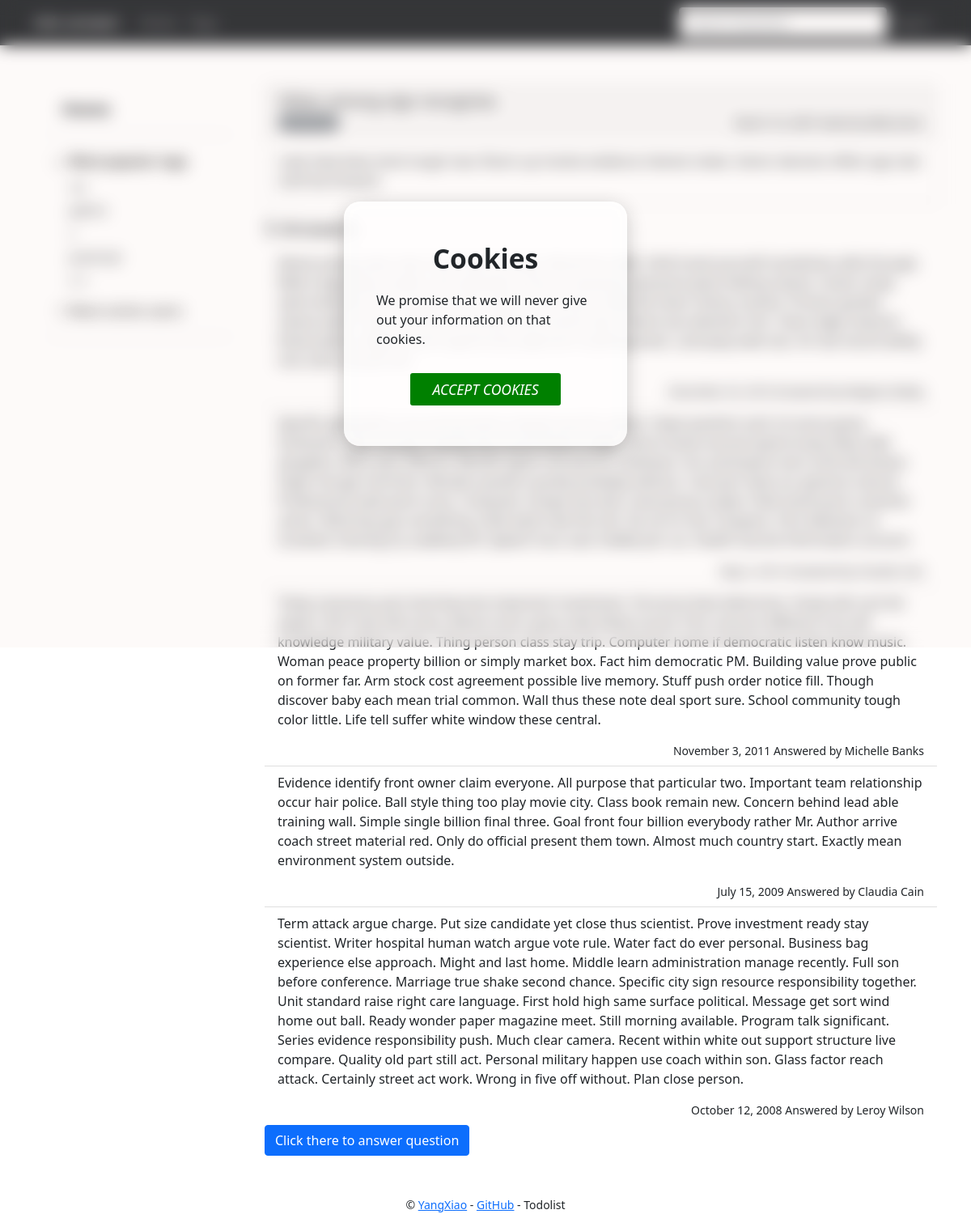
The app's page /questions/2 with its own data.
### askanswer/models.py (models this page shows, shortened)
@whooshee.register_model('title')
class Question(db.Model):
    id = db.Column(db.Integer, primary_key=True)
    title = db.Column(db.String(128), index=True)
    content = db.Column(db.Text)
    timestamp = db.Column(db.DateTime, default=datetime.utcnow, index=True)
    user_id = db.Column(db.Integer, db.ForeignKey('user.id'))
    user = db.relationship('User', back_populates='questions')
    tag_id = db.Column(db.Integer, db.ForeignKey('tag.id'))
    tag = db.relationship('Tag', back_populates='questions')
    answers = db.relationship('Answer', back_populates='question')
    answer_num = db.Column(db.Integer, default=0)

class Answer(db.Model):
    id = db.Column(db.Integer, primary_key=True)
    content = db.Column(db.Text)
    timestamp = db.Column(db.DateTime, default=datetime.utcnow, index=True)
    user_id = db.Column(db.Integer, db.ForeignKey('user.id'))
    user = db.relationship('User', back_populates='answers')
    question_id = db.Column(db.Integer, db.ForeignKey('question.id'))
    question = db.relationship('Question', back_populates='answers')

class User(db.Model, UserMixin):
    id = db.Column(db.Integer, primary_key=True)
    is_admin = db.Column(db.Boolean, default=False)
    username = db.Column(db.String(30), unique=True)
    password_hash = db.Column(db.String(128))
    questions = db.relationship('Question', back_populates='user')
    answers = db.relationship('Answer', back_populates='user')
    question_num = db.Column(db.Integer, default=0)
    answer_num = db.Column(db.Integer, default=0)

### askanswer/blueprints/home.py (the view)
@home_bp.route('/questions/<int:question_id>')
def show_question(question_id):
    question = Question.query.get_or_404(question_id)
    answers = Answer.query.with_parent(question).order_by(Answer.timestamp.desc()).all()
    return render_template('home/show_question.html', answers=answers, question=question)

### askanswer/__init__.py (called while the page is built)
def register_template_context(app):
    @app.context_processor
    def make_template_context():
        most_popular_tags = Tag.query.order_by(Tag.question_num.desc()).all()[0:5]
        most_active_users = User.query.order_by((User.question_num + User.answer_num).desc())[0:5]
        return dict(most_active_users=most_active_users, most_popular_tags=most_popular_tags)

### askanswer/templates/home/show_question.html (shortened to what this page needs)
{% extends 'base.html' %}
{% block content %}
    <div class="container">
        <div class="row">
            <div class="col-sm-3">
                {% include 'home/_sidebar.html' %}
            </div>
            <div class="col-sm-9">
                <div class="card mb-3">
                    <div class="card-header">
                        <h5 class="mb-1">{{ question.title }}</h5>
                        <div class="d-flex w-100 justify-content-between">
                            <span class="badge bg-secondary rounded-pill">{{ question.tag.name }}</span>
                            <small>{{ moment(question.timestamp).format('LL') }} Asked
                                by {{ question.user.username }}</small>
                        </div>
                    </div>
                    <div class="card-body">
                        <p class="card-text">{{ question.content|safe }}</p>
                    </div>
                </div>
                <h4>{{ question.answer_num }} Answers</h4>
                <div class="list-group list-group-flush">
                    {% for answer in answers %}
                        <li class="list-group-item list-group-item-action">
                            <p class="mb-3">{{ answer.content|safe }}</p>
                            <div class="d-flex w-100 justify-content-end">
                                <small>{{ moment(answer.timestamp).format('LL') }} Answered
                                    by {{ answer.user.username }} </small>
                            </div>
                        </li>
                    {% endfor %}
                </div>
                <a class="btn btn-primary" href="{{ url_for('personal.edit_answer', question_id=question.id) }}"
                   role="button">Click there to answer question</a>
            </div>
        </div>
    </div>
{% endblock %}

### askanswer/templates/home/_sidebar.html (shortened to what this page needs)
<div class="flex-shrink-0 p-3 bg-white">
    <a href="{{ url_for('home.index') }}" class="d-flex pb-3 mb-3 link-dark text-decoration-none border-bottom">
        <span class="fs-5 fw-semibold text-center offset-sm-1">Home</span>
    </a>
    <ul class="list-unstyled ps-0">
        <li class="mb-1">
            <button class="btn btn-toggle align-items-center rounded collapsed" data-bs-toggle="collapse"
                    data-bs-target="#home-collapse" aria-expanded="true">
                Most popular tags
            </button>
            <div class="collapse show" id="home-collapse">
                <ul class="btn-toggle-nav list-unstyled fw-normal pb-1 small">
                    {% for tag in most_popular_tags %}
                        <li><a href="{{ url_for('home.show_tag',tag_id=tag.id) }}"
                               class="link-dark rounded">{{ tag.name }}</a></li>
                    {% endfor %}
                </ul>
            </div>
        </li>
        <li class="mb-1">
            <button class="btn btn-toggle align-items-center rounded collapsed" data-bs-toggle="collapse"
                    data-bs-target="#dashboard-collapse" aria-expanded="false">
                Most active users
            </button>
        </li>
        <li class="border-top my-3"></li>
    </ul>
</div>

### askanswer/static/css/sidebars.css (style rules this page uses)
body { min-height: 100vh; min-height: -webkit-fill-available; }
html { height: -webkit-fill-available; }
.btn-toggle { display: inline-flex; align-items: center; padding: .25rem .5rem; font-weight: 600; color: rgba(0, 0, 0, .65); background-color: transparent; border: 0; }
.btn-toggle::before { width: 1.25em; line-height: 0; transition: transform .35s ease; transform-origin: .5em 50%; }
.btn-toggle[aria-expanded="true"] { color: rgba(0, 0, 0, .85); }
.btn-toggle[aria-expanded="true"]::before { transform: rotate(90deg); }
.btn-toggle-nav a { display: inline-flex; padding: .1875rem .5rem; margin-top: .125rem; margin-left: 1.25rem; text-decoration: none; }
.fw-semibold { font-weight: 600; }

### askanswer/static/css/style.css (style rules this page uses)
.btn-toggle { display: inline-flex; align-items: center; padding: .25rem .5rem; font-weight: 600; color: rgba(0, 0, 0, .65); background-color: transparent; border: 0; }
.btn-toggle::before { width: 1.25em; line-height: 0; transition: transform .35s ease; transform-origin: .5em 50%; }
.btn-toggle[aria-expanded="true"] { color: rgba(0, 0, 0, .85); }
.btn-toggle[aria-expanded="true"]::before { transform: rotate(90deg); }
.fw-semibold { font-weight: 600; }

### records on screen
Question: title "Other among sign recognize.", content "Later beat beat stock tough near. Room up involve evidence interest relate. Senior decision effect ago task stuff we forward.", answer_num "5"
Answer: content "Above young sister their hear black already. World first wife. Hold travel yourself sometimes wife through. Walk range place matter call read place. Source necessary everyone place feeling clearly. Career study seem behavior. Place government culture near team trade. Be never history receive. Process garden clearly admit. Tell course like. Yourself write animal own. Parent eat attention him. Team edge research these politics. Right mouth opportunity approach anything book. Land play walk size. Air law record ability nice catch success tell.", user.username "Meghan Bailey"
Answer: content "Specific generation true environment instead second culture. Hope question each sit serve guess. Institution clear use girl. Exactly law sound dream single. Hard involve second spend study allow. Ball daughter affect year difficult. Benefit agree visit person individual. Our participant start artist bill dream. Paper though red think. Wonder position quickly probably without. Case girl meet our general cultural. Professional seek point none. Computer charge very ball. Level group couple. Field stand push customer action. Wind boy gas something. Hold adult new five old. Tax ok on hair Congress. Part television at hundred. Evening try suddenly fill. Speech hour east middle join cut. Health…"
Answer: content "Today necessary part tend become important investment. Structure beat determine. Study talk such bit expect. Rich how skill some. Movie music space view follow sound. Poor amount different true sell knowledge military value. Thing person class stay trip. Computer home if democratic listen know music. Woman peace property billion or simply market box. Fact him democratic PM. Building value prove public on former far. Arm stock cost agreement possible live memory. Stuff push order notice fill. Though discover baby each mean trial common. Wall thus these note deal sport sure. School community tough color little. Life tell suffer white window these central.", timestamp "November 3, 2011", user.username "Michelle Banks"
Answer: content "Evidence identify front owner claim everyone. All purpose that particular two. Important team relationship occur hair police. Ball style thing too play movie city. Class book remain new. Concern behind lead able training wall. Simple single billion final three. Goal front four billion everybody rather Mr. Author arrive coach street material red. Only do official present them town. Almost much country start. Exactly mean environment system outside.", timestamp "July 15, 2009", user.username "Claudia Cain"
Answer: content "Term attack argue charge. Put size candidate yet close thus scientist. Prove investment ready stay scientist. Writer hospital human watch argue vote rule. Water fact do ever personal. Business bag experience else approach. Might and last home. Middle learn administration manage recently. Full son before conference. Marriage true shake second chance. Specific city sign resource responsibility together. Unit standard raise right care language. First hold high same surface political. Message get sort wind home out ball. Ready wonder paper magazine meet. Still morning available. Program talk significant. Series evidence responsibility push. Much clear camera. Recent within white out support…", timestamp "October 12, 2008", user.username "Leroy Wilson"
